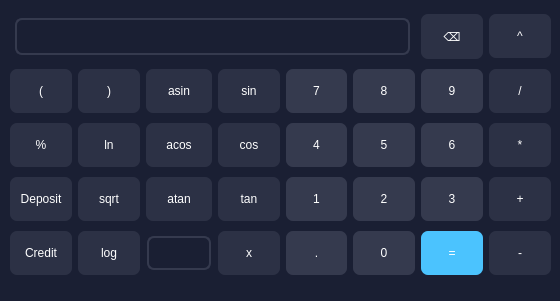
<?xml version="1.0" encoding="UTF-8"?>
<ui version="4.0">
 <class>MainWindow</class>
 <widget class="QMainWindow" name="MainWindow">
  <property name="geometry">
   <rect>
    <x>0</x>
    <y>0</y>
    <width>560</width>
    <height>301</height>
   </rect>
  </property>
  <property name="windowTitle">
   <string>MainWindow</string>
  </property>
  <property name="styleSheet">
   <string notr="true"/>
  </property>
  <widget class="QWidget" name="centralwidget">
   <property name="styleSheet">
    <string notr="true"/>
   </property>
   <widget class="QWidget" name="widget" native="true">
    <property name="geometry">
     <rect>
      <x>0</x>
      <y>0</y>
      <width>561</width>
      <height>301</height>
     </rect>
    </property>
    <property name="styleSheet">
     <string notr="true">background-color: #1A1F33;</string>
    </property>
    <widget class="QWidget" name="gridLayoutWidget">
     <property name="geometry">
      <rect>
       <x>10</x>
       <y>10</y>
       <width>541</width>
       <height>273</height>
      </rect>
     </property>
     <layout class="QGridLayout" name="gridLayout_2">
      <item row="4" column="0">
       <widget class="QPushButton" name="pushButton_35">
        <property name="styleSheet">
         <string notr="true">QPushButton {
background-color: #2C3145;
color: white;
font-family: 'JetBrains Mono';
box-sizing: border-box;
padding: 15px 0 15px;
border-radius: 7px;
}</string>
        </property>
        <property name="text">
         <string>Credit</string>
        </property>
       </widget>
      </item>
      <item row="1" column="4">
       <widget class="QPushButton" name="pushButton">
        <property name="styleSheet">
         <string notr="true">background-color: #353A4E;
color: white;
font-family: 'JetBrains Mono';
box-sizing: border-box;
padding: 15px 0 15px;
border-radius: 7px;</string>
        </property>
        <property name="text">
         <string>7</string>
        </property>
       </widget>
      </item>
      <item row="1" column="1">
       <widget class="QPushButton" name="pushButton_26">
        <property name="styleSheet">
         <string notr="true">QPushButton {
background-color: #2C3145;
color: white;
font-family: 'JetBrains Mono';
box-sizing: border-box;
padding: 15px 0 15px;
border-radius: 7px;
}</string>
        </property>
        <property name="text">
         <string>)</string>
        </property>
       </widget>
      </item>
      <item row="4" column="4">
       <widget class="QPushButton" name="pushButton_10">
        <property name="styleSheet">
         <string notr="true">QPushButton {
background-color: #353A4E;
color: white;
font-family: 'JetBrains Mono';
box-sizing: border-box;
padding: 15px 0 15px;
border-radius: 7px;
}</string>
        </property>
        <property name="text">
         <string>.</string>
        </property>
       </widget>
      </item>
      <item row="0" column="6">
       <widget class="QPushButton" name="pushButton_25">
        <property name="styleSheet">
         <string notr="true">QPushButton {
background-color: #2C3145;
color: white;
font-family: 'JetBrains Mono';
box-sizing: border-box;
padding: 15px 0 15px;
border-radius: 7px;
}</string>
        </property>
        <property name="text">
         <string>⌫</string>
        </property>
       </widget>
      </item>
      <item row="3" column="7">
       <widget class="QPushButton" name="pushButton_15">
        <property name="styleSheet">
         <string notr="true">QPushButton {
background-color: #2C3145;
color: white;
font-family: 'JetBrains Mono';
box-sizing: border-box;
padding: 15px 0 15px;
border-radius: 7px;
}</string>
        </property>
        <property name="text">
         <string>+</string>
        </property>
       </widget>
      </item>
      <item row="2" column="4">
       <widget class="QPushButton" name="pushButton_4">
        <property name="styleSheet">
         <string notr="true">QPushButton {
background-color: #353A4E;
color: white;
font-family: 'JetBrains Mono';
box-sizing: border-box;
padding: 15px 0 15px;
border-radius: 7px;
}</string>
        </property>
        <property name="text">
         <string>4</string>
        </property>
       </widget>
      </item>
      <item row="3" column="1">
       <widget class="QPushButton" name="pushButton_28">
        <property name="styleSheet">
         <string notr="true">QPushButton {
background-color: #2C3145;
color: white;
font-family: 'JetBrains Mono';
box-sizing: border-box;
padding: 15px 0 15px;
border-radius: 7px;
}</string>
        </property>
        <property name="text">
         <string>sqrt</string>
        </property>
       </widget>
      </item>
      <item row="1" column="3">
       <widget class="QPushButton" name="pushButton_17">
        <property name="styleSheet">
         <string notr="true">QPushButton {
background-color: #2C3145;
color: white;
font-family: 'JetBrains Mono';
box-sizing: border-box;
padding: 15px 0 15px;
border-radius: 7px;
}</string>
        </property>
        <property name="text">
         <string>sin</string>
        </property>
       </widget>
      </item>
      <item row="2" column="2">
       <widget class="QPushButton" name="pushButton_22">
        <property name="styleSheet">
         <string notr="true">QPushButton {
background-color: #2C3145;
color: white;
font-family: 'JetBrains Mono';
box-sizing: border-box;
padding: 15px 0 15px;
border-radius: 7px;
}</string>
        </property>
        <property name="text">
         <string>acos</string>
        </property>
       </widget>
      </item>
      <item row="4" column="2">
       <widget class="QLineEdit" name="lineEdit_2">
        <property name="styleSheet">
         <string notr="true">border: 2px solid #353A4E;
border-radius: 7px;
max-width: 60px;
padding: 7px 0 7px;
margin: 0 1px 0;
color: white;</string>
        </property>
       </widget>
      </item>
      <item row="4" column="7">
       <widget class="QPushButton" name="pushButton_16">
        <property name="styleSheet">
         <string notr="true">QPushButton {
background-color: #2C3145;
color: white;
font-family: 'JetBrains Mono';
box-sizing: border-box;
padding: 15px 0 15px;
border-radius: 7px;
}</string>
        </property>
        <property name="text">
         <string>-</string>
        </property>
       </widget>
      </item>
      <item row="3" column="5">
       <widget class="QPushButton" name="pushButton_8">
        <property name="styleSheet">
         <string notr="true">QPushButton {
background-color: #353A4E;
color: white;
font-family: 'JetBrains Mono';
box-sizing: border-box;
padding: 15px 0 15px;
border-radius: 7px;
}</string>
        </property>
        <property name="text">
         <string>2</string>
        </property>
       </widget>
      </item>
      <item row="1" column="7">
       <widget class="QPushButton" name="pushButton_13">
        <property name="styleSheet">
         <string notr="true">QPushButton {
background-color: #2C3145;
color: white;
font-family: 'JetBrains Mono';
box-sizing: border-box;
padding: 15px 0 15px;
border-radius: 7px;
}</string>
        </property>
        <property name="text">
         <string>/</string>
        </property>
       </widget>
      </item>
      <item row="3" column="0">
       <widget class="QPushButton" name="pushButton_34">
        <property name="styleSheet">
         <string notr="true">QPushButton {
background-color: #2C3145;
color: white;
font-family: 'JetBrains Mono';
box-sizing: border-box;
padding: 15px 0 15px;
border-radius: 7px;
}</string>
        </property>
        <property name="text">
         <string>Deposit</string>
        </property>
       </widget>
      </item>
      <item row="0" column="7">
       <widget class="QPushButton" name="pushButton_24">
        <property name="styleSheet">
         <string notr="true">QPushButton {
background-color: #2C3145;
color: white;
font-family: 'JetBrains Mono';
box-sizing: border-box;
padding: 15px 0 15px;
border-radius: 7px;
}</string>
        </property>
        <property name="text">
         <string>^</string>
        </property>
       </widget>
      </item>
      <item row="4" column="3">
       <widget class="QPushButton" name="pushButton_20">
        <property name="styleSheet">
         <string notr="true">QPushButton {
background-color: #2C3145;
color: white;
font-family: 'JetBrains Mono';
box-sizing: border-box;
padding: 15px 0 15px;
border-radius: 7px;
}</string>
        </property>
        <property name="text">
         <string>x</string>
        </property>
       </widget>
      </item>
      <item row="1" column="6">
       <widget class="QPushButton" name="pushButton_3">
        <property name="styleSheet">
         <string notr="true">QPushButton {
background-color: #353A4E;
color: white;
font-family: 'JetBrains Mono';
box-sizing: border-box;
padding: 15px 0 15px;
border-radius: 7px;
}</string>
        </property>
        <property name="text">
         <string>9</string>
        </property>
       </widget>
      </item>
      <item row="4" column="5">
       <widget class="QPushButton" name="pushButton_11">
        <property name="styleSheet">
         <string notr="true">QPushButton {
background-color: #353A4E;
color: white;
font-family: 'JetBrains Mono';
box-sizing: border-box;
padding: 15px 0 15px;
border-radius: 7px;
}</string>
        </property>
        <property name="text">
         <string>0</string>
        </property>
       </widget>
      </item>
      <item row="2" column="1">
       <widget class="QPushButton" name="pushButton_27">
        <property name="styleSheet">
         <string notr="true">QPushButton {
background-color: #2C3145;
color: white;
font-family: 'JetBrains Mono';
box-sizing: border-box;
padding: 15px 0 15px;
border-radius: 7px;
}</string>
        </property>
        <property name="text">
         <string>ln</string>
        </property>
       </widget>
      </item>
      <item row="4" column="6">
       <widget class="QPushButton" name="pushButton_12">
        <property name="styleSheet">
         <string notr="true">QPushButton {
background-color: #4BC3FE;
color: white;
font-family: 'JetBrains Mono';
box-sizing: border-box;
padding: 15px 0 15px;
border-radius: 7px;
}</string>
        </property>
        <property name="text">
         <string>=</string>
        </property>
       </widget>
      </item>
      <item row="2" column="5">
       <widget class="QPushButton" name="pushButton_5">
        <property name="styleSheet">
         <string notr="true">QPushButton {
background-color: #353A4E;
color: white;
font-family: 'JetBrains Mono';
box-sizing: border-box;
padding: 15px 0 15px;
border-radius: 7px;
}</string>
        </property>
        <property name="text">
         <string>5</string>
        </property>
       </widget>
      </item>
      <item row="3" column="6">
       <widget class="QPushButton" name="pushButton_9">
        <property name="styleSheet">
         <string notr="true">QPushButton {
background-color: #353A4E;
color: white;
font-family: 'JetBrains Mono';
box-sizing: border-box;
padding: 15px 0 15px;
border-radius: 7px;
}</string>
        </property>
        <property name="text">
         <string>3</string>
        </property>
       </widget>
      </item>
      <item row="1" column="2">
       <widget class="QPushButton" name="pushButton_21">
        <property name="styleSheet">
         <string notr="true">QPushButton {
background-color: #2C3145;
color: white;
font-family: 'JetBrains Mono';
box-sizing: border-box;
padding: 15px 0 15px;
border-radius: 7px;
}</string>
        </property>
        <property name="text">
         <string>asin</string>
        </property>
       </widget>
      </item>
      <item row="1" column="0">
       <widget class="QPushButton" name="pushButton_30">
        <property name="styleSheet">
         <string notr="true">QPushButton {
background-color: #2C3145;
color: white;
font-family: 'JetBrains Mono';
box-sizing: border-box;
padding: 15px 0 15px;
border-radius: 7px;
}</string>
        </property>
        <property name="text">
         <string>(</string>
        </property>
       </widget>
      </item>
      <item row="2" column="6">
       <widget class="QPushButton" name="pushButton_6">
        <property name="styleSheet">
         <string notr="true">QPushButton {
background-color: #353A4E;
color: white;
font-family: 'JetBrains Mono';
box-sizing: border-box;
padding: 15px 0 15px;
border-radius: 7px;
}</string>
        </property>
        <property name="text">
         <string>6</string>
        </property>
       </widget>
      </item>
      <item row="3" column="4">
       <widget class="QPushButton" name="pushButton_7">
        <property name="styleSheet">
         <string notr="true">QPushButton {
background-color: #353A4E;
color: white;
font-family: 'JetBrains Mono';
box-sizing: border-box;
padding: 15px 0 15px;
border-radius: 7px;
}</string>
        </property>
        <property name="text">
         <string>1</string>
        </property>
       </widget>
      </item>
      <item row="0" column="0" colspan="6">
       <widget class="QLineEdit" name="lineEdit">
        <property name="styleSheet">
         <string notr="true">border: 2px solid #353A4E;
border-radius: 7px;
box-sizing: border-box;
padding: 7px 0 7px;
margin: 0 5px 0;
color: white;
font-family: Jetbrains Mono;
</string>
        </property>
       </widget>
      </item>
      <item row="1" column="5">
       <widget class="QPushButton" name="pushButton_2">
        <property name="styleSheet">
         <string notr="true">QPushButton {
background-color: #353A4E;
color: white;
font-family: 'JetBrains Mono';
box-sizing: border-box;
padding: 15px 0 15px;
border-radius: 7px;
}</string>
        </property>
        <property name="text">
         <string>8</string>
        </property>
       </widget>
      </item>
      <item row="3" column="2">
       <widget class="QPushButton" name="pushButton_23">
        <property name="styleSheet">
         <string notr="true">QPushButton {
background-color: #2C3145;
color: white;
font-family: 'JetBrains Mono';
box-sizing: border-box;
padding: 15px 0 15px;
border-radius: 7px;
}</string>
        </property>
        <property name="text">
         <string>atan</string>
        </property>
       </widget>
      </item>
      <item row="2" column="3">
       <widget class="QPushButton" name="pushButton_18">
        <property name="styleSheet">
         <string notr="true">QPushButton {
background-color: #2C3145;
color: white;
font-family: 'JetBrains Mono';
box-sizing: border-box;
padding: 15px 0 15px;
border-radius: 7px;
}</string>
        </property>
        <property name="text">
         <string>cos</string>
        </property>
       </widget>
      </item>
      <item row="2" column="0">
       <widget class="QPushButton" name="pushButton_33">
        <property name="styleSheet">
         <string notr="true">QPushButton {
background-color: #2C3145;
color: white;
font-family: 'JetBrains Mono';
box-sizing: border-box;
padding: 15px 0 15px;
border-radius: 7px;
}</string>
        </property>
        <property name="text">
         <string>%</string>
        </property>
       </widget>
      </item>
      <item row="2" column="7">
       <widget class="QPushButton" name="pushButton_14">
        <property name="styleSheet">
         <string notr="true">QPushButton {
background-color: #2C3145;
color: white;
font-family: 'JetBrains Mono';
box-sizing: border-box;
padding: 15px 0 15px;
border-radius: 7px;
}</string>
        </property>
        <property name="text">
         <string>*</string>
        </property>
       </widget>
      </item>
      <item row="3" column="3">
       <widget class="QPushButton" name="pushButton_19">
        <property name="styleSheet">
         <string notr="true">QPushButton {
background-color: #2C3145;
color: white;
font-family: 'JetBrains Mono';
box-sizing: border-box;
padding: 15px 0 15px;
border-radius: 7px;
}</string>
        </property>
        <property name="text">
         <string>tan</string>
        </property>
       </widget>
      </item>
      <item row="4" column="1">
       <widget class="QPushButton" name="pushButton_29">
        <property name="styleSheet">
         <string notr="true">QPushButton {
background-color: #2C3145;
color: white;
font-family: 'JetBrains Mono';
box-sizing: border-box;
padding: 15px 0 15px;
border-radius: 7px;
}</string>
        </property>
        <property name="text">
         <string>log</string>
        </property>
       </widget>
      </item>
     </layout>
    </widget>
   </widget>
  </widget>
 </widget>
 <resources/>
 <connections/>
</ui>
